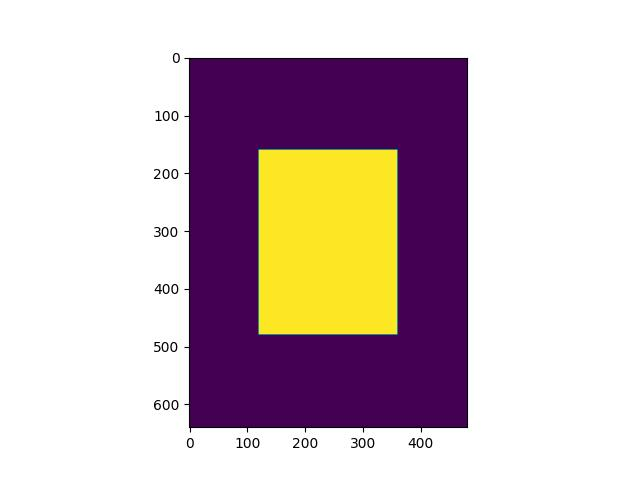

Python code for this plot:
import matplotlib.pyplot as plt
import numpy as np

x = np.load("masks.npy")
print(x.shape)
plt.imshow(x)
plt.savefig("test.jpg")